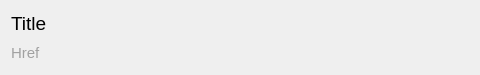
<?xml version="1.0" encoding="UTF-8"?>
<ui version="4.0">
 <class>CItemView</class>
 <widget class="QWidget" name="CItemView">
  <property name="geometry">
   <rect>
    <x>0</x>
    <y>0</y>
    <width>480</width>
    <height>75</height>
   </rect>
  </property>
  <property name="windowTitle">
   <string>ItemView</string>
  </property>
  <layout class="QVBoxLayout" name="verticalLayout_2">
   <item>
    <layout class="QVBoxLayout" name="verticalLayout">
     <property name="sizeConstraint">
      <enum>QLayout::SetDefaultConstraint</enum>
     </property>
     <item>
      <widget class="QLabel" name="labelTitle">
       <property name="font">
        <font>
         <pointsize>14</pointsize>
         <weight>50</weight>
         <bold>false</bold>
        </font>
       </property>
       <property name="text">
        <string>Title</string>
       </property>
       <property name="textFormat">
        <enum>Qt::PlainText</enum>
       </property>
       <property name="scaledContents">
        <bool>false</bool>
       </property>
       <property name="wordWrap">
        <bool>false</bool>
       </property>
      </widget>
     </item>
     <item>
      <widget class="QLabel" name="labelRef">
       <property name="palette">
        <palette>
         <active>
          <colorrole role="WindowText">
           <brush brushstyle="SolidPattern">
            <color alpha="255">
             <red>161</red>
             <green>161</green>
             <blue>161</blue>
            </color>
           </brush>
          </colorrole>
         </active>
         <inactive>
          <colorrole role="WindowText">
           <brush brushstyle="SolidPattern">
            <color alpha="255">
             <red>161</red>
             <green>161</green>
             <blue>161</blue>
            </color>
           </brush>
          </colorrole>
         </inactive>
         <disabled>
          <colorrole role="WindowText">
           <brush brushstyle="SolidPattern">
            <color alpha="255">
             <red>120</red>
             <green>120</green>
             <blue>120</blue>
            </color>
           </brush>
          </colorrole>
         </disabled>
        </palette>
       </property>
       <property name="font">
        <font>
         <pointsize>11</pointsize>
        </font>
       </property>
       <property name="text">
        <string>Href</string>
       </property>
       <property name="textFormat">
        <enum>Qt::PlainText</enum>
       </property>
       <property name="wordWrap">
        <bool>false</bool>
       </property>
      </widget>
     </item>
    </layout>
   </item>
  </layout>
 </widget>
 <resources/>
 <connections/>
</ui>
